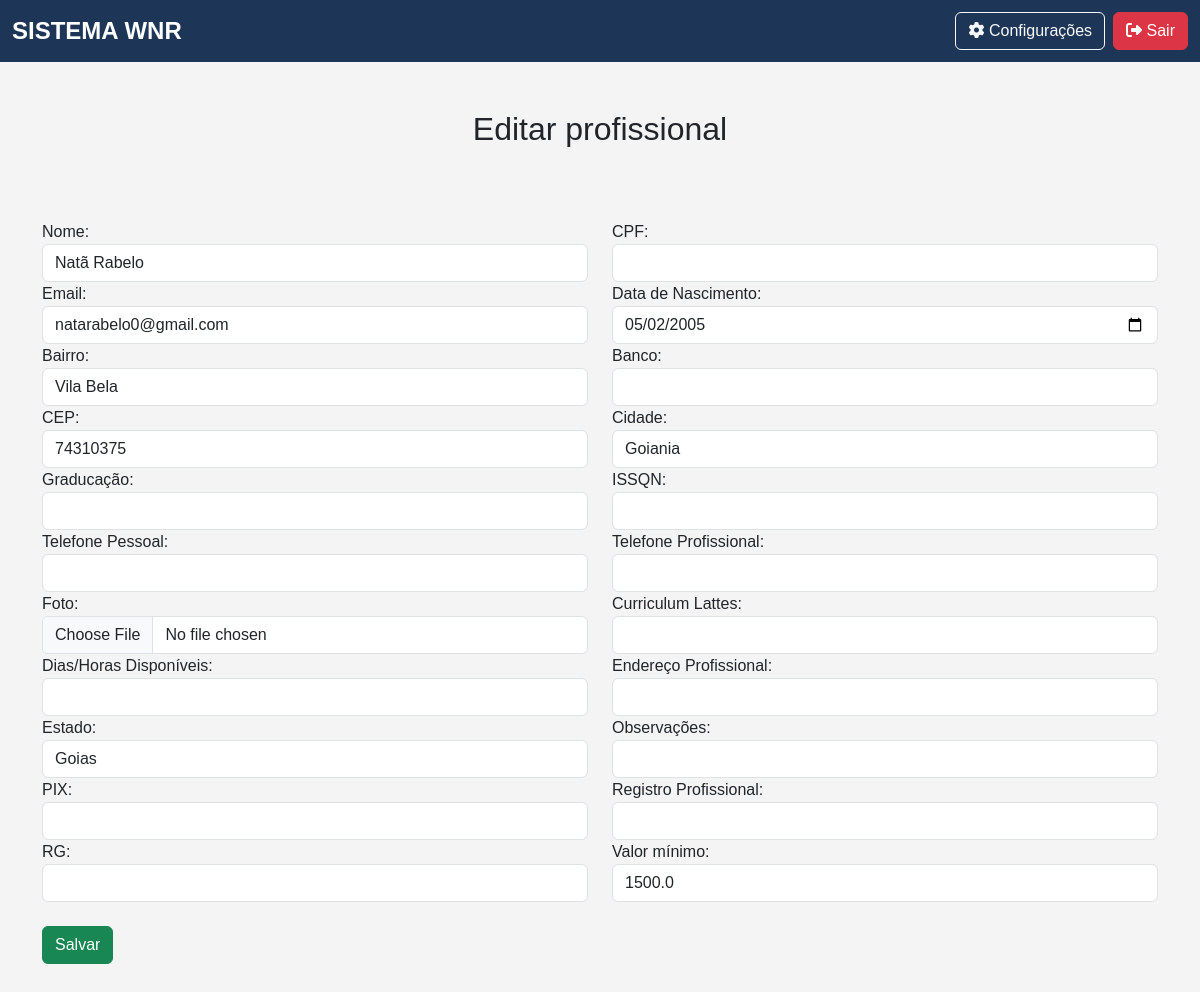
/editar_profissional/1 (signed in), run on an earlier commit of the app's database.
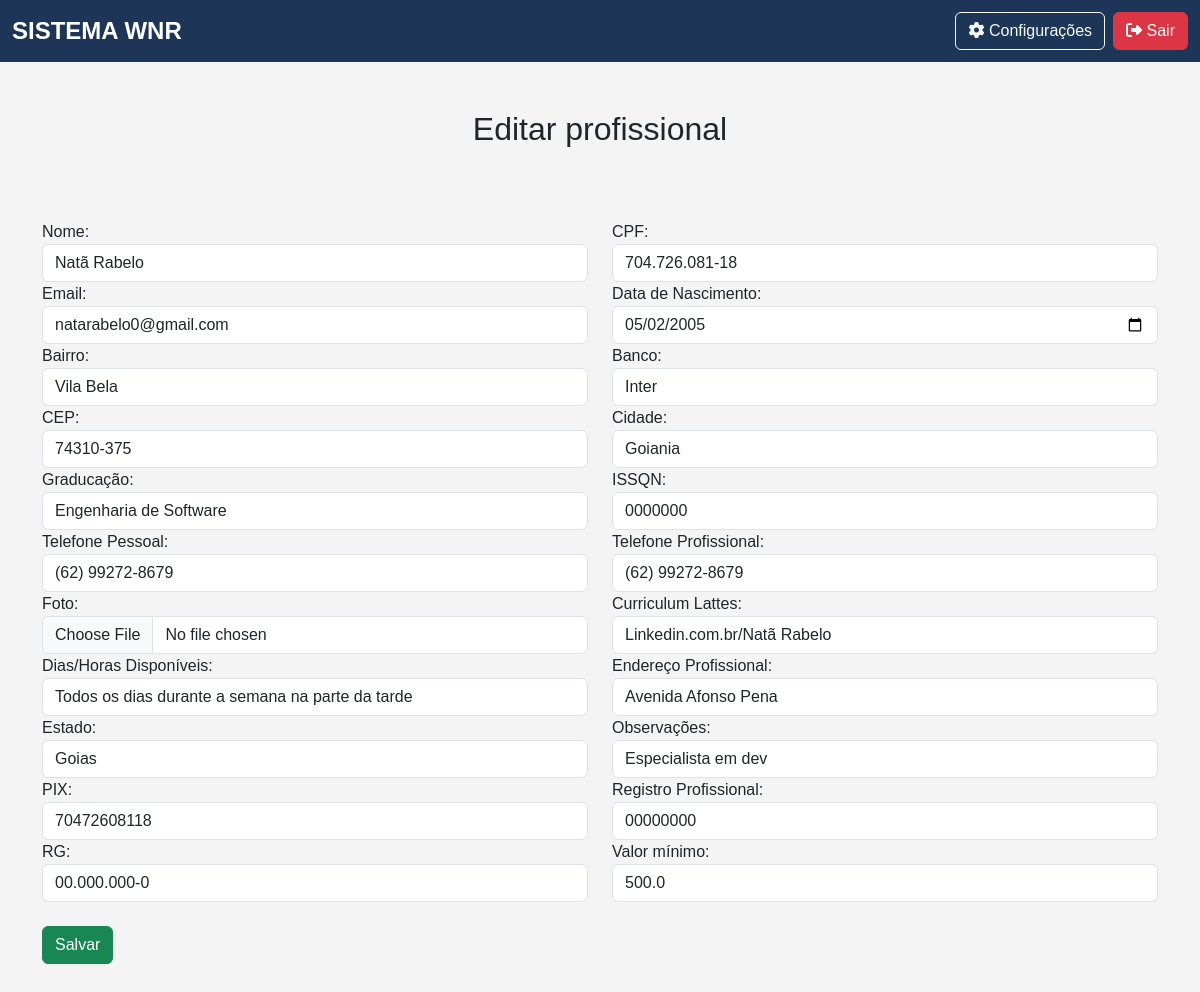
And on a later commit of the database.
### app/models.py (models this page shows)
class Profissional(db.Model):
    __tablename__ = "profissionais"
    id                      = Column(Integer, primary_key=True, index=True)
    nome                    = Column(String, index=True)
    cpf                     = Column(String(11), unique=True, index=True)
    email                   = Column(String, unique=True, index=True)
    data_nascimento         = Column(Date)
    bairro                  = Column(String)
    banco                   = Column(String)
    cep                     = Column(String(8))
    cidade                  = Column(String)
    graduacao               = Column(String)
    issqn                   = Column(String)
    fone_pessoal            = Column(String)
    fone_profissional       = Column(String)
    foto                    = Column(String)
    curriculum_lattes       = Column(String)
    dias_horas_disponiveis  = Column(String)
    endereco_profissional   = Column(String)
    estado                  = Column(String)
    observacoes             = Column(String)
    pix                     = Column(String)
    registro_profissional   = Column(String)
    rg                      = Column(String)
    valor_minimo            = Column(Float)
    encaminhamentos = relationship("Encaminhamento", back_populates="profissional", cascade="all, delete-orphan")
    guias = relationship("Guia", back_populates="profissional")

### app/routes/professional_routes.py (the view, shortened to what this page needs)
@professional_bp.route('/editar_profissional/<int:id>', methods=['GET', 'POST'])
@login_required
def editar_profissional(id):
    profissional = Profissional.query.get_or_404(id)
    return render_template('professional/form_edit.html', profissional=profissional)

### app/__init__.py (called while the page is built)
@login_manager.user_loader
def load_user(id):
    return Usuario.query.get(int(id))  # Converte para inteiro e busca no banco

### app/templates/professional/form_edit.html (shortened to what this page needs)
{% extends 'base.html' %}
{% block content %}
    <h2 class="text-center mb-4 mt-5">Editar profissional</h2>
    <br><br>
    <form action="{{ url_for('professional_bp.editar_profissional', id=profissional.id)}}" method="POST" class="mb-5">
        <div class="row">
            <div class="col-md-6">
                <label for="nome" class="custom-label">Nome:</label>
                <input type="text" class="form-control" name="nome" value="{{ profissional.nome }}">
            </div>
            <div class="col-md-6">
                <label for="cpf" class="custom-label">CPF:</label>
                <input type="text" class="form-control" name="cpf" value="{{ profissional.cpf }}">
            </div>
        </div>
        <div class="row">
            <div class="col-md-6">
                <label for="email" class="custom-label">Email:</label>
                <input type="text" class="form-control" name="email" value="{{ profissional.email }}">
            </div>
            <div class="col-md-6">
                <label for="data_nascimento" class="custom-label">Data de Nascimento:</label>
                <input type="date" class="form-control" name="data_nascimento" value="{{ profissional.data_nascimento }}">
            </div>
        </div>
        <div class="row">
            <div class="col-md-6">
                <label for="bairro" class="custom-label">Bairro:</label>
                <input type="text" class="form-control" name="bairro" value="{{ profissional.bairro}}">
            </div>
            <div class="col-md-6">
                <label for="banco" class="custom-label">Banco:</label>
                <input type="text" class="form-control" name="banco" value="{{ profissional.banco }}">
            </div>
        </div>
        <div class="row">
            <div class="col-md-6">
                <label for="cep" class="custom-label">CEP:</label>
                <input type="text" class="form-control" name="cep" value="{{ profissional.cep }}">
            </div>
            <div class="col-md-6">
                <label for="cidade" class="custom-label">Cidade:</label>
                <input type="text" class="form-control" name="cidade" value="{{ profissional.cidade }}">
            </div>
        </div>
        <div class="row">
            <div class="col-md-6">
                <label for="graduacao" class="custom-label">Graducação:</label>
                <input type="text" class="form-control" name="graduacao" value="{{ profissional.graduacao }}">
            </div>
            <div class="col-md-6">
                <label for="issqn" class="custom-label">ISSQN:</label>
                <input type="text" class="form-control" name="issqn" value="{{ profissional.issqn }}">
            </div>
        </div>
        <div class="row">
            <div class="col-md-6">
                <label for="fone_pessoal" class="custom-label">Telefone Pessoal:</label>
                <input type="text" class="form-control" name="fone_pessoal" value="{{ profissional.fone_pessoal }}">
            </div>
            <div class="col-md-6">
                <label for="fone_profissional" class="custom-label">Telefone Profissional:</label>
                <input type="text" class="form-control" name="fone_profissional" value="{{ profissional.fone_profissional }}">
            </div>
        </div>
        <div class="row">
            <div class="col-md-6">
                <label for="foto" class="custom-label">Foto:</label>
                <input type="file" class="form-control" name="foto">
            </div>
            <div class="col-md-6">
                <label for="curriculum_lattes" class="custom-label">Curriculum Lattes:</label>
                <input type="text" class="form-control" name="curriculum_lattes"  value="{{ profissional.curriculum_lattes }}">
            </div>
        </div>
        <div class="row">
            <div class="col-md-6">
                <label for="dias_horas_disponiveis" class="custom-label">Dias/Horas Disponíveis:</label>
                <input type="text" class="form-control" name="dias_horas_disponiveis" value="{{ profissional.dias_horas_disponiveis }}">
            </div>
            <div class="col-md-6">
                <label for="endereco_profissional" class="custom-label">Endereço Profissional:</label>
                <input type="text" class="form-control" name="endereco_profissional"  value="{{ profissional.endereco_profissional }}">
            </div>
        </div>
        <div class="row">
            <div class="col-md-6">
                <label for="estado" class="custom-label">Estado:</label>
                <input type="text" class="form-control" name="estado" value="{{ profissional.estado }}">
            </div>
            <div class="col-md-6">
                <label for="observacoes" class="custom-label">Observações:</label>
                <input type="text" class="form-control" name="observacoes" value="{{ profissional.observacoes }}">
            </div>
        </div>
        <div class="row">
            <div class="col-md-6">
                <label for="pix" class="custom-label">PIX:</label>
                <input type="text" class="form-control" name="pix" value="{{ profissional.pix }}">
            </div>
            <div class="col-md-6">
                <label for="registro_profissional" class="custom-label">Registro Profissional:</label>
                <input type="text" class="form-control" name="registro_profissional"  value="{{ profissional.registro_profissional }}">
            </div>
        </div>
        <div class="row">
            <div class="col-md-6">
                <label for="rg" class="custom-label">RG:</label>
                <input type="text" class="form-control" name="rg" value="{{ profissional.rg }}">
            </div>
            <div class="col-md-6">
                <label for="valor_minimo" class="custom-label">Valor mínimo:</label>
                <input type="number" class="form-control" name="valor_minimo"  value="{{ profissional.valor_minimo }}">
            </div>
        </div>
        <br>
        <button type="submit" class="btn btn-success">Salvar</button>
    </form>
{% endblock %}

### app/templates/base.html (shortened to what this page needs)
<!DOCTYPE html>
<html lang="pt-BR">
<head>
    <link href="https://cdn.jsdelivr.net/npm/bootstrap@5.3.0/dist/css/bootstrap.min.css" rel="stylesheet">
    <link rel="stylesheet" href="{{ url_for('static', filename='css/base.css') }}">
</head>
<body>
    <nav class="navbar navbar-expand-lg navbar-dark">
        <div class="container-fluid">
            <a class="navbar-brand" href="{{ url_for('main_bp.menu')}}">SISTEMA WNR</a>
            <div class="d-flex">
                <a href="#" class="btn btn-outline-light me-2"><i class="fas fa-cog"></i> Configurações</a>
                <a href="{{ url_for('auth_bp.logout')}}" class="btn btn-danger"><i class="fas fa-sign-out-alt"></i> Sair</a>
            </div>
        </div>
    </nav>
    <div class="container container-fluid mt-5">
        {% block content %}{% endblock %}
    </div>
</body>
</html>

### app/static/css/base.css (style rules this page uses)
body { background-color: #f4f4f4; font-family: 'Arial', sans-serif; }
.navbar { background-color: #1d3557; }
.navbar-brand { font-size: 1.5rem; font-weight: bold; }
.navbar .btn { font-size: 1rem; transition: 0.3s; }

What changed in the data, as far as the page shows it:
changed Profissional "Natã Rabelo": cpf (not shown) → "704.726.081-18"; banco (not shown) → "Inter"; cep "74310375" → "74310-375"; graduacao (not shown) → "Engenharia de Software"; issqn (not shown) → "0000000"; fone_pessoal (not shown) → "(62) 99272-8679"; fone_profissional (not shown) → "(62) 99272-8679"; curriculum_lattes (not shown) → "Linkedin.com.br/Natã Rabelo"; dias_horas_disponiveis (not shown) → "Todos os dias durante a semana na parte da tarde"; endereco_profissional (not shown) → "Avenida Afonso Pena"; observacoes (not shown) → "Especialista em dev"; pix (not shown) → "70472608118"; registro_profissional (not shown) → "00000000"; rg (not shown) → "00.000.000-0"; valor_minimo "1500.0" → "500.0"
